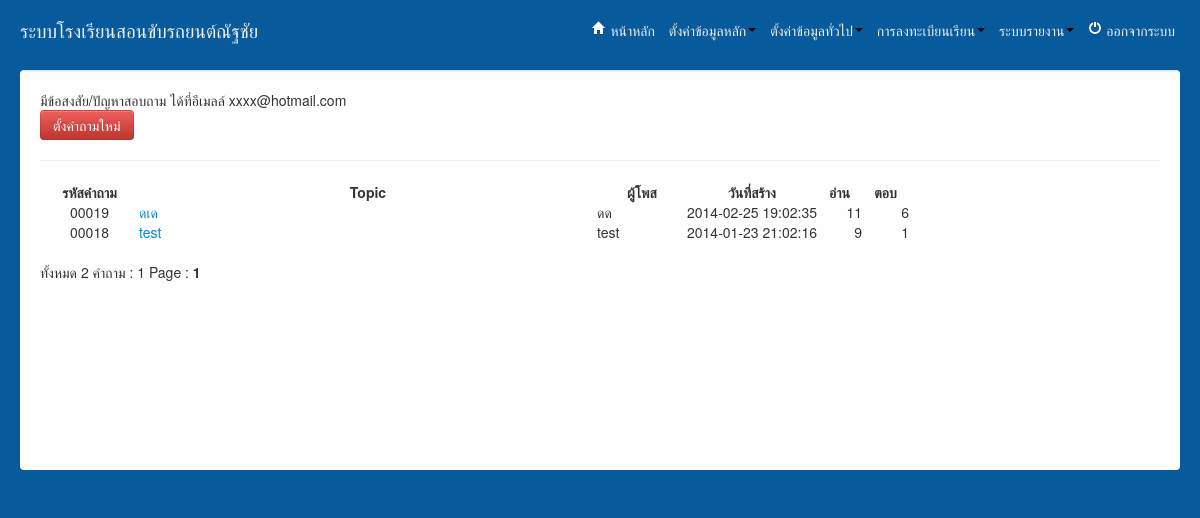
The app's page /admin/index.php?url=Webboard.php (signed in) with its own data.
### tables this page shows
CREATE TABLE IF NOT EXISTS `webboard` (
  `QuestionID` int(5) unsigned zerofill NOT NULL AUTO_INCREMENT,
  `CreateDate` datetime NOT NULL,
  `Question` varchar(255) NOT NULL,
  `Details` text NOT NULL,
  `Name` varchar(50) NOT NULL,
  `View` int(5) NOT NULL,
  `Reply` int(5) NOT NULL,
  PRIMARY KEY (`QuestionID`)
);

### Webboard.php (the view, shortened to what this page needs)
<a class="btn btn-danger"href="index.php?url=NewQuestion.php">ตั้งคำถามใหม่</a>
<hr/>
<?php
$strSQL = "SELECT * FROM webboard ";
$objQuery = mysql_query($strSQL) or die ("Error Query [".$strSQL."]");
$Num_Rows = mysql_num_rows($objQuery);
$Per_Page = 1000;
@$Page = $_GET["Page"];
if(!@$_GET["Page"])
{
	$Page=1;
}
$Page_Start = (($Per_Page*$Page)-$Per_Page);
if($Num_Rows<=$Per_Page)
{
	$Num_Pages =1;
}
$strSQL .=" order  by QuestionID DESC LIMIT $Page_Start , $Per_Page";
$objQuery  = mysql_query($strSQL);
?>
<table class="display normal-t" cellspacing="0" cellpadding="0" border="0">
  <tr>
    <th width="99"> <div align="center">รหัสคำถาม</div></th>
    <th width="458"> <div align="center">Topic</div></th>
    <th width="90"> <div align="center">ผู้โพส</div></th>
    <th width="130"> <div align="center">วันที่สร้าง</div></th>
    <th width="45"> <div align="center">อ่าน</div></th>
    <th width="47"> <div align="center">ตอบ</div></th>
  </tr>
<?php
while($objResult = mysql_fetch_array($objQuery))
{
?>
  <tr>
    <td><div align="center"><?=$objResult["QuestionID"];?></div></td>
    <td><a href="index.php?url=ViewWebboard.php&QuestionID=<?=$objResult["QuestionID"];?>"><?=$objResult["Question"];?></a></td>
    <td><?=$objResult["Name"];?></td>
    <td><div align="center"><?=$objResult["CreateDate"];?></div></td>
    <td align="right"><?=$objResult["View"];?></td>
    <td align="right"><?=$objResult["Reply"];?></td>
  </tr>
<?php
}
?>
</table>
<br>
ทั้งหมด <?= $Num_Rows;?> คำถาม : <?=$Num_Pages;?> Page :
<?php
for($i=1; $i<=$Num_Pages; $i++){
	if($i != $Page)
	{
		echo "[ <a href='index.php?Webboard?Page=$i'>$i</a> ]";
	}
	else
	{
		echo "<b> $i </b>";
	}
}
?>

### admin/css/mycss.css (style rules this page uses)
* { margin: 0; padding: 0; }

### records on screen
webboard: QuestionID "00019", Question "ดเด", Name "ดด", CreateDate "2014-02-25 19:02:35", View "11", Reply "6"
webboard: QuestionID "00018", Question "test", Name "test", CreateDate "2014-01-23 21:02:16", View "9", Reply "1"

### other values on screen
$Num_Rows "2"
$Num_Pages "1"
